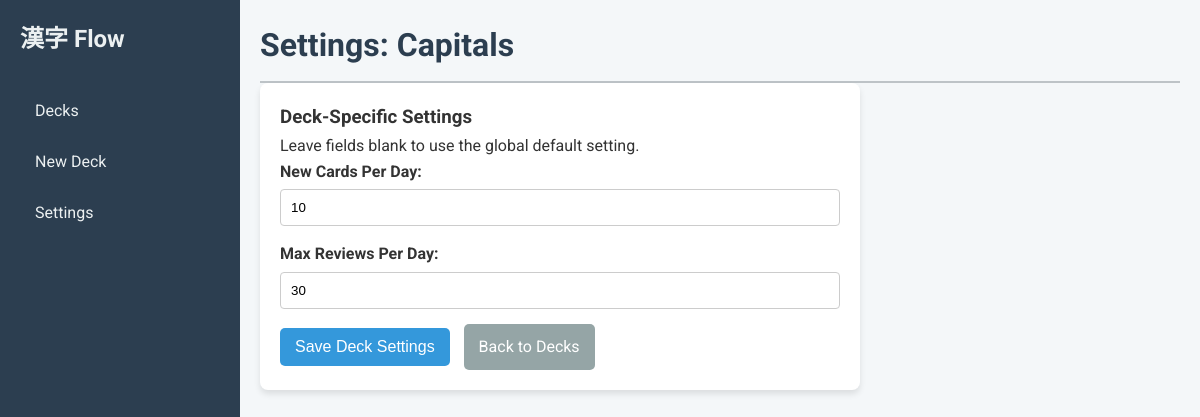
The app's page /settings/1 with its own data.
### tables this page shows
CREATE TABLE decks (
            id INTEGER PRIMARY KEY AUTOINCREMENT,
            name TEXT NOT NULL UNIQUE,
            card_template TEXT NOT NULL,
            card_css TEXT NOT NULL,
            new_cards_per_day INTEGER,
            max_reviews_per_day INTEGER
        );

### app/main.py (the view)
@app.get("/settings/{deck_id}", response_class=HTMLResponse)
async def deck_settings_page(request: Request, deck_id: int, db: sqlite3.Connection = Depends(get_database)):
    deck = crud.get_deck(db, deck_id)
    if not deck:
        return RedirectResponse(url="/decks")
    global_new = crud.get_setting(db, "new_cards_per_day") or "5"
    global_max = crud.get_setting(db, "max_reviews_per_day") or "20"
    return templates.TemplateResponse(
        "settings_deck.html",
        {
            "request": request,
            "deck": deck,
            "global_new_cards_per_day": global_new,
            "global_max_reviews_per_day": global_max,
            "message": None
        }
    )

### templates/settings_deck.html (shortened to what this page needs)
{% extends "base.html" %}
{% block page_title %}Settings: {{ deck.name }}{% endblock %}
{% block content %}
    <div class="card form-card">
        <h3>Deck-Specific Settings</h3>
        <p>Leave fields blank to use the global default setting.</p>
        <form action="/settings/{{ deck.id }}" method="post">
            <div class="form-group">
                <label for="new_cards_per_day">New Cards Per Day:</label>
                <input type="number" id="new_cards_per_day" name="new_cards_per_day" value="{{ deck.new_cards_per_day or '' }}" placeholder="Global Default: {{ global_new_cards_per_day }}" min="1">
            </div>
            <div class="form-group">
                <label for="max_reviews_per_day">Max Reviews Per Day:</label>
                <input type="number" id="max_reviews_per_day" name="max_reviews_per_day" value="{{ deck.max_reviews_per_day or '' }}" placeholder="Global Default: {{ global_max_reviews_per_day }}" min="1">
            </div>
            <button type="submit" class="btn btn-primary">Save Deck Settings</button>
            <a href="/decks" class="btn btn-secondary">Back to Decks</a>
        </form>
    </div>
{% endblock %}

### static/css/style.css (style rules this page uses)
* { box-sizing: border-box; margin: 0; }
body { font-family: 'Roboto', 'Noto Sans JP', sans-serif; background-color: #f4f7f9; color: #333; line-height: 1.6; }
.card { background-color: #ffffff; border-radius: 8px; box-shadow: 0 4px 6px rgba(0, 0, 0, 0.1); padding: 20px; margin-bottom: 20px; }
.form-card { max-width: 600px; }
.form-group { margin-bottom: 15px; }
.form-group label { display: block; margin-bottom: 5px; font-weight: 700; }
.form-group input[type="text"], .form-group input[type="number"] { width: 100%; padding: 10px; border: 1px solid #ccc; border-radius: 4px; }
.btn { padding: 10px 15px; border: none; border-radius: 5px; cursor: pointer; font-size: 1em; text-decoration: none; display: inline-block; margin-right: 10px; }
.btn-primary { background-color: #3498db; color: white; }
.btn-secondary { background-color: #95a5a6; color: white; }

### records on screen
decks: name "Capitals", new_cards_per_day "10", max_reviews_per_day "30"
